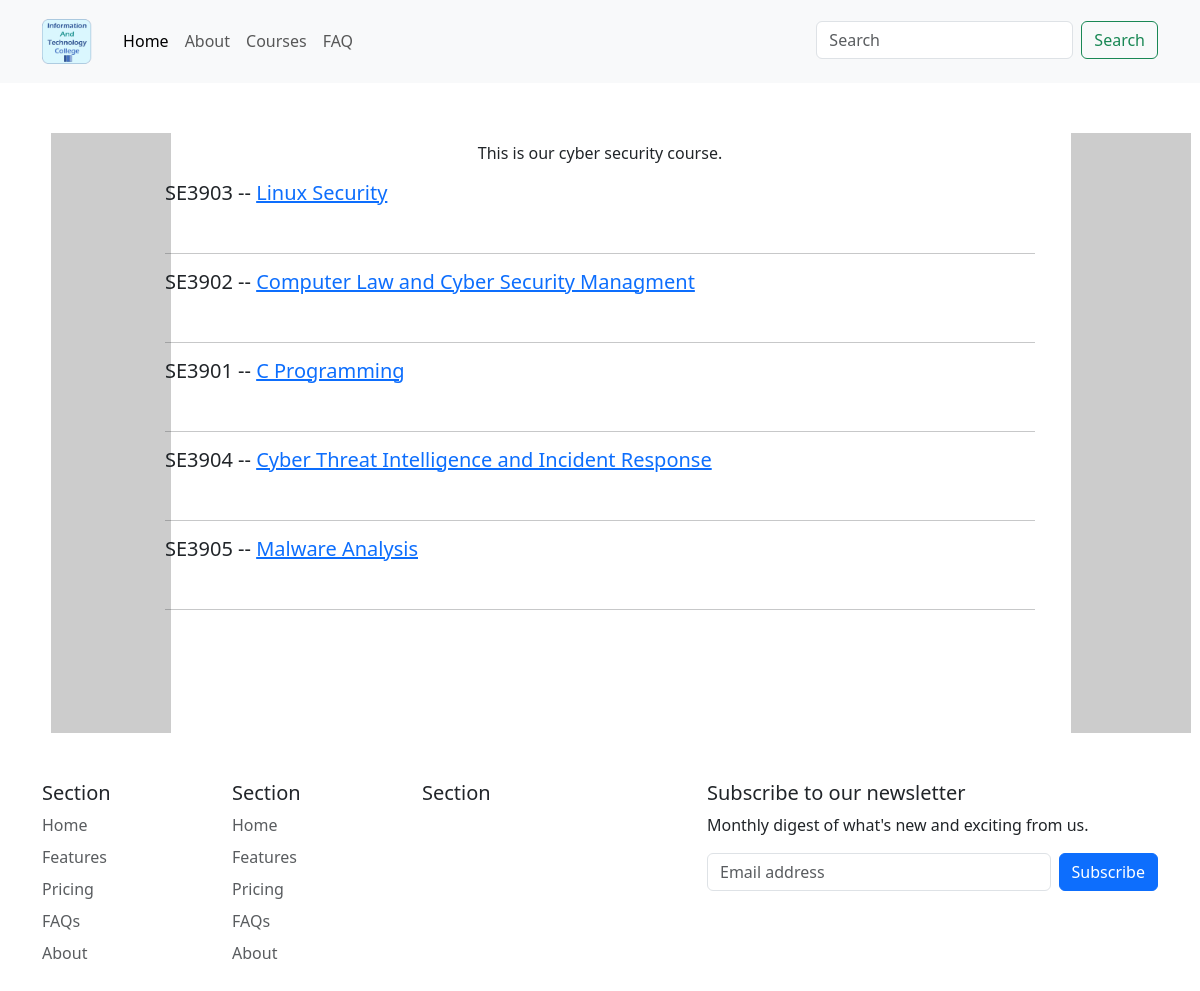
The app's page /course/3/ with its own data.
### base/models.py (models this page shows, shortened)
class Course(models.Model):
    topic = models.ForeignKey(Topic, on_delete=models.CASCADE)
    title = models.CharField(max_length=200)
    description = models.TextField(null=True, blank=True)
    updated = models.DateTimeField(auto_now=True)  # last post update

class Module(models.Model):
    course = models.ForeignKey(Course, on_delete=models.CASCADE)
    code = models.CharField(max_length=200, unique=True)
    title = models.CharField(max_length=200)
    description = models.TextField(null=True, blank=True)
    staff_img = models.ImageField(
        upload_to="static/staff", height_field=None, width_field=None, max_length=100)
    staff_name = models.CharField(max_length=200)

### base/views.py (the view)
# urls.py: path('course/<str:pk>/', views.course, name="course"),
def course(request, pk):
    course = Course.objects.get(id=pk)
    modules = course.module_set.all()
    context = {
        'course': course,
        'modules': modules,
    }
    return render(request, 'base/course.html', context)

### base/templates/base/course.html (shortened to what this page needs)
{% extends 'main.html' %}
{% load static %}
{% block app_content %}
<div class="container course-page">
    <div class="row">
        <div class="course-title">
            <div class="container">
                <div class="row align-items-center">
                    <div class="col-12 text-center">
                        <p>{{course.description}}</p>
                    </div>
                </div>
            </div>
        </div>
        <div class="col-12">
            {% for module in modules %}
            <h5>{{module.code}} -- <a href="{% url 'module' module.id %}">{{module.title}}</a></h5><br>
            <hr>
            {% endfor %}
        </div>
    </div>
</div>
{% endblock %}

### records on screen
Course: description "This is our cyber security course."
Module: code "SE3903", title "Linux Security"
Module: code "SE3902", title "Computer Law and Cyber Security Managment"
Module: code "SE3901", title "C Programming"
Module: code "SE3904", title "Cyber Threat Intelligence and Incident Response"
Module: code "SE3905", title "Malware Analysis"
